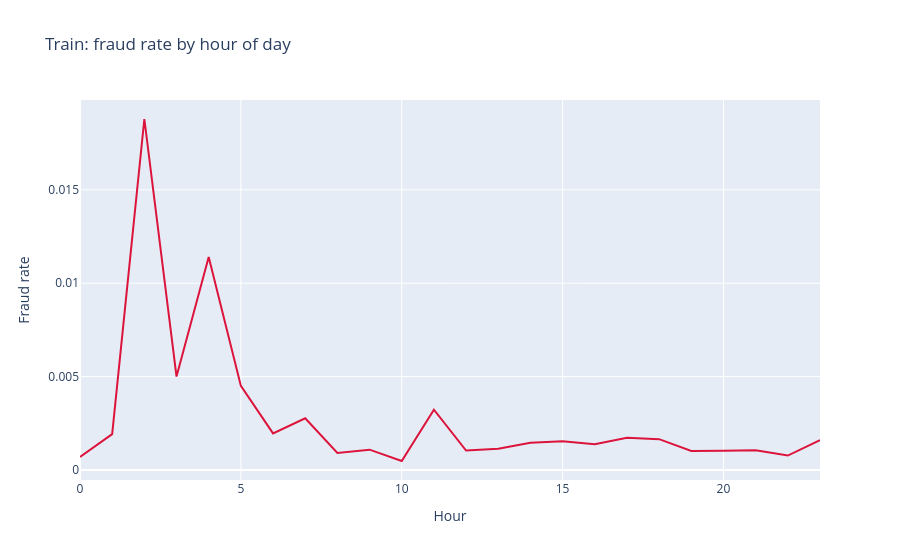
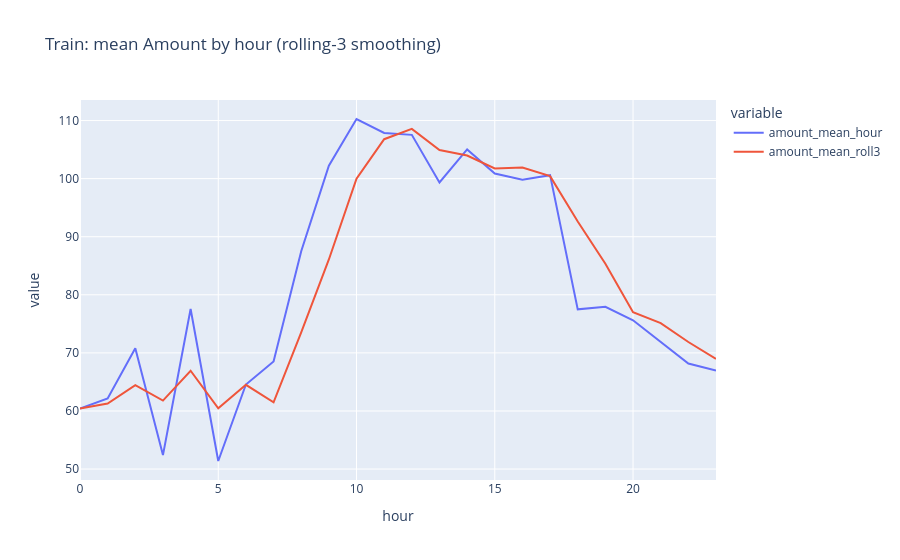

Notebook code cell kept with these figures, in order:
### Code cell
# Hour-level aggregation (fit on train only, then merge into test)
hour_stats = (
    df_train.groupby("hour", as_index=False)
            .agg(
                n_hour=("Amount", "size"),
                amount_mean_hour=("Amount", "mean"),
                amount_median_hour=("Amount", "median"),
                fraud_rate_hour=("Class", "mean"),
            )
            .sort_values("hour")
            .reset_index(drop=True)
)

# Rolling mean smoothing
hour_stats["amount_mean_roll3"] = (
    hour_stats["amount_mean_hour"].rolling(window=3, min_periods=1).mean()
)

df_train = df_train.merge(hour_stats, on="hour", how="left")
df_test  = df_test.merge(hour_stats,  on="hour", how="left")

# Fill rare hours in test with train median
agg_cols = ["n_hour", "amount_mean_hour", "amount_median_hour",
            "fraud_rate_hour", "amount_mean_roll3"]
for c in agg_cols:
    df_test[c] = df_test[c].fillna(df_train[c].median())

# Fraud rate by hour
fig = px.line(hour_stats, x="hour", y="fraud_rate_hour",
              title="Train: fraud rate by hour of day",
              labels={"fraud_rate_hour": "Fraud rate", "hour": "Hour"})
fig.update_traces(line_color="crimson")
fig.show()

fig2 = px.line(hour_stats, x="hour",
               y=["amount_mean_hour", "amount_mean_roll3"],
               title="Train: mean Amount by hour (rolling-3 smoothing)")
fig2.show()

### Figure 1 — Plotly figure (JSON) as saved in the notebook; plotly's stock layout.template omitted (floating-point values rounded to 4 significant figures)
{"data": [{"hovertemplate": "Hour=%{x}<br>Fraud rate=%{y}<extra></extra>", "legendgroup": "", "line": {"color": "crimson", "dash": "solid"}, "marker": {"symbol": "circle"}, "mode": "lines", "name": "", "orientation": "v", "showlegend": false, "type": "scatter", "x": [0, 1, 2, 3, 4, 5, 6, 7, 8, 9, 10, 11, 12, 13, 14, 15, 16, 17, 18, 19, 20, 21, 22, 23], "xaxis": "x", "y": [0.000697, 0.001921, 0.01879, 0.005004, 0.0114, 0.004502, 0.001959, 0.002769, 0.0009064, 0.001087, 0.0004807, 0.003226, 0.00104, 0.001132, 0.001453, 0.001535, 0.001382, 0.001727, 0.00165, 0.001018, 0.00103, 0.001058, 0.0007737, 0.001596], "yaxis": "y"}], "layout": {"legend": {"tracegroupgap": 0}, "title": {"text": "Train: fraud rate by hour of day"}, "xaxis": {"anchor": "y", "domain": [0, 1], "title": {"text": "Hour"}}, "yaxis": {"anchor": "x", "domain": [0, 1], "title": {"text": "Fraud rate"}}}}

### Figure 2 — Plotly figure (JSON) as saved in the notebook; plotly's stock layout.template omitted (floating-point values rounded to 4 significant figures)
{"data": [{"hovertemplate": "variable=amount_mean_hour<br>hour=%{x}<br>value=%{y}<extra></extra>", "legendgroup": "amount_mean_hour", "line": {"color": "#636efa", "dash": "solid"}, "marker": {"symbol": "circle"}, "mode": "lines", "name": "amount_mean_hour", "orientation": "v", "showlegend": true, "type": "scatter", "x": [0, 1, 2, 3, 4, 5, 6, 7, 8, 9, 10, 11, 12, 13, 14, 15, 16, 17, 18, 19, 20, 21, 22, 23], "xaxis": "x", "y": [60.43, 62.15, 70.8, 52.4, 77.56, 51.39, 64.56, 68.51, 87.51, 102.2, 110.3, 107.9, 107.5, 99.35, 105.0, 100.9, 99.81, 100.6, 77.5, 77.93, 75.62, 71.82, 68.17, 66.95], "yaxis": "y"}, {"hovertemplate": "variable=amount_mean_roll3<br>hour=%{x}<br>value=%{y}<extra></extra>", "legendgroup": "amount_mean_roll3", "line": {"color": "#EF553B", "dash": "solid"}, "marker": {"symbol": "circle"}, "mode": "lines", "name": "amount_mean_roll3", "orientation": "v", "showlegend": true, "type": "scatter", "x": [0, 1, 2, 3, 4, 5, 6, 7, 8, 9, 10, 11, 12, 13, 14, 15, 16, 17, 18, 19, 20, 21, 22, 23], "xaxis": "x", "y": [60.43, 61.29, 64.46, 61.79, 66.92, 60.45, 64.5, 61.49, 73.53, 86.09, 100.0, 106.8, 108.6, 104.9, 104.0, 101.8, 101.9, 100.4, 92.63, 85.34, 77.02, 75.12, 71.87, 68.98], "yaxis": "y"}], "layout": {"legend": {"title": {"text": "variable"}, "tracegroupgap": 0}, "title": {"text": "Train: mean Amount by hour (rolling-3 smoothing)"}, "xaxis": {"anchor": "y", "domain": [0, 1], "title": {"text": "hour"}}, "yaxis": {"anchor": "x", "domain": [0, 1], "title": {"text": "value"}}}}
